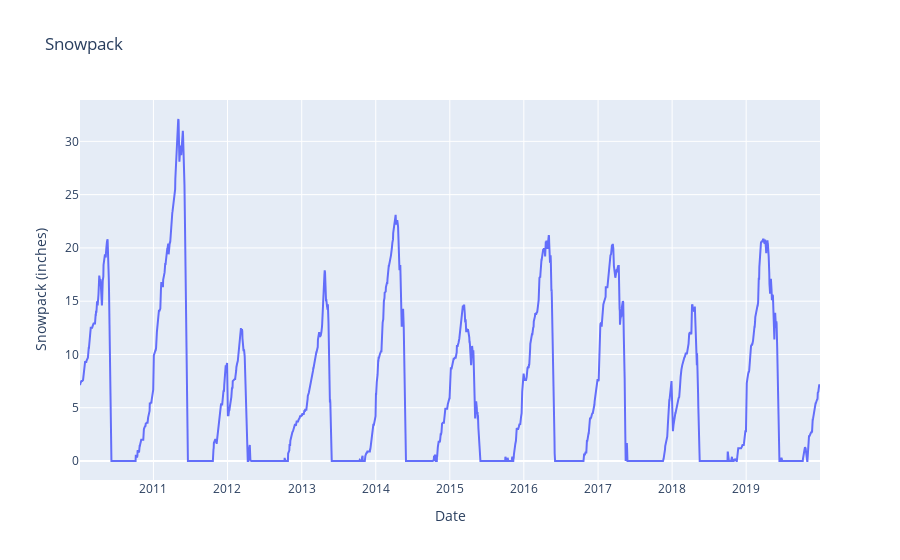

Notebook cell for this chart:
### Code cell
# plot date and snowpack as a time series
fig = go.Figure()
fig.add_trace(go.Scatter(x=df.date, y=df.snowpack, name='snowpack'))
fig.update_layout(title='Snowpack', xaxis_title='Date', yaxis_title='Snowpack (inches)')
fig.show()

### Figure 1 — Plotly figure (JSON) as saved in the notebook; plotly's stock layout.template omitted (floating-point values rounded to 4 significant figures; data arrays with more than 128 entries replaced by an {"elided": "..."} marker saying what was removed)
{"data": [{"name": "snowpack", "type": "scatter", "x": {"elided": "2516 str values"}, "y": {"elided": "2516 float values"}}], "layout": {"title": {"text": "Snowpack"}, "xaxis": {"title": {"text": "Date"}}, "yaxis": {"title": {"text": "Snowpack (inches)"}}}}
